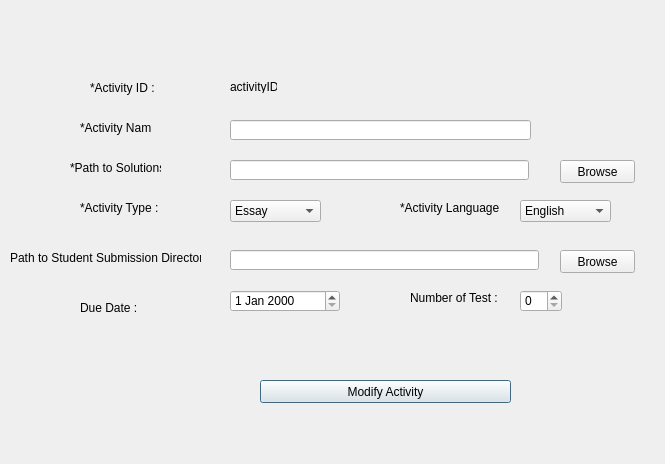
<?xml version="1.0" encoding="UTF-8"?>
<ui version="4.0">
 <class>modifyActivity</class>
 <widget class="QDialog" name="modifyActivity">
  <property name="geometry">
   <rect>
    <x>0</x>
    <y>0</y>
    <width>665</width>
    <height>464</height>
   </rect>
  </property>
  <property name="windowTitle">
   <string>Dialog</string>
  </property>
  <widget class="QLabel" name="label_2">
   <property name="geometry">
    <rect>
     <x>70</x>
     <y>160</y>
     <width>91</width>
     <height>16</height>
    </rect>
   </property>
   <property name="text">
    <string>*Path to Solutions :</string>
   </property>
  </widget>
  <widget class="QComboBox" name="comboBox_activityLang">
   <property name="geometry">
    <rect>
     <x>520</x>
     <y>200</y>
     <width>91</width>
     <height>22</height>
    </rect>
   </property>
   <item>
    <property name="text">
     <string>English</string>
    </property>
   </item>
   <item>
    <property name="text">
     <string>French</string>
    </property>
   </item>
   <item>
    <property name="text">
     <string>German</string>
    </property>
   </item>
   <item>
    <property name="text">
     <string>Chinese</string>
    </property>
   </item>
   <item>
    <property name="text">
     <string>C++</string>
    </property>
   </item>
   <item>
    <property name="text">
     <string>Java</string>
    </property>
   </item>
   <item>
    <property name="text">
     <string>Python</string>
    </property>
   </item>
  </widget>
  <widget class="QPushButton" name="ModifyAcitivty">
   <property name="geometry">
    <rect>
     <x>260</x>
     <y>380</y>
     <width>251</width>
     <height>23</height>
    </rect>
   </property>
   <property name="text">
    <string>Modify Activity</string>
   </property>
  </widget>
  <widget class="QComboBox" name="comboBox_activityType">
   <property name="geometry">
    <rect>
     <x>230</x>
     <y>200</y>
     <width>91</width>
     <height>22</height>
    </rect>
   </property>
   <item>
    <property name="text">
     <string>Essay</string>
    </property>
   </item>
   <item>
    <property name="text">
     <string>Problem Set</string>
    </property>
   </item>
   <item>
    <property name="text">
     <string>Programming Assignment</string>
    </property>
   </item>
   <item>
    <property name="text">
     <string>Multiple Choice</string>
    </property>
   </item>
  </widget>
  <widget class="QLabel" name="label_5">
   <property name="geometry">
    <rect>
     <x>10</x>
     <y>250</y>
     <width>191</width>
     <height>16</height>
    </rect>
   </property>
   <property name="text">
    <string>Path to Student Submission Directory :</string>
   </property>
  </widget>
  <widget class="QLineEdit" name="txtStdDir">
   <property name="geometry">
    <rect>
     <x>230</x>
     <y>250</y>
     <width>309</width>
     <height>20</height>
    </rect>
   </property>
  </widget>
  <widget class="QSpinBox" name="Numtests">
   <property name="geometry">
    <rect>
     <x>520</x>
     <y>290</y>
     <width>42</width>
     <height>22</height>
    </rect>
   </property>
  </widget>
  <widget class="QLabel" name="label_7">
   <property name="geometry">
    <rect>
     <x>80</x>
     <y>300</y>
     <width>61</width>
     <height>16</height>
    </rect>
   </property>
   <property name="text">
    <string>Due Date :</string>
   </property>
  </widget>
  <widget class="QLabel" name="label_4">
   <property name="geometry">
    <rect>
     <x>400</x>
     <y>200</y>
     <width>101</width>
     <height>16</height>
    </rect>
   </property>
   <property name="text">
    <string>*Activity Language :</string>
   </property>
  </widget>
  <widget class="QLineEdit" name="txtActivityName">
   <property name="geometry">
    <rect>
     <x>230</x>
     <y>120</y>
     <width>301</width>
     <height>20</height>
    </rect>
   </property>
  </widget>
  <widget class="QLabel" name="txtActvityId">
   <property name="geometry">
    <rect>
     <x>230</x>
     <y>80</y>
     <width>47</width>
     <height>13</height>
    </rect>
   </property>
   <property name="text">
    <string>activityID</string>
   </property>
  </widget>
  <widget class="QLabel" name="label_14">
   <property name="geometry">
    <rect>
     <x>90</x>
     <y>80</y>
     <width>71</width>
     <height>16</height>
    </rect>
   </property>
   <property name="text">
    <string>*Activity ID :</string>
   </property>
  </widget>
  <widget class="QLabel" name="label_8">
   <property name="geometry">
    <rect>
     <x>410</x>
     <y>290</y>
     <width>101</width>
     <height>16</height>
    </rect>
   </property>
   <property name="text">
    <string>Number of Test :</string>
   </property>
  </widget>
  <widget class="QDateEdit" name="dueDate">
   <property name="geometry">
    <rect>
     <x>230</x>
     <y>290</y>
     <width>110</width>
     <height>22</height>
    </rect>
   </property>
  </widget>
  <widget class="QLabel" name="label_3">
   <property name="geometry">
    <rect>
     <x>80</x>
     <y>200</y>
     <width>81</width>
     <height>16</height>
    </rect>
   </property>
   <property name="text">
    <string>*Activity Type :</string>
   </property>
  </widget>
  <widget class="QLabel" name="label">
   <property name="geometry">
    <rect>
     <x>80</x>
     <y>120</y>
     <width>71</width>
     <height>16</height>
    </rect>
   </property>
   <property name="text">
    <string>*Activity Name :</string>
   </property>
  </widget>
  <widget class="QLineEdit" name="txtSolutionPath">
   <property name="geometry">
    <rect>
     <x>230</x>
     <y>160</y>
     <width>299</width>
     <height>20</height>
    </rect>
   </property>
  </widget>
  <widget class="QPushButton" name="pushButton_BrowseSol">
   <property name="geometry">
    <rect>
     <x>560</x>
     <y>160</y>
     <width>75</width>
     <height>23</height>
    </rect>
   </property>
   <property name="text">
    <string>Browse</string>
   </property>
  </widget>
  <widget class="QPushButton" name="pushButton_BrowseSub">
   <property name="geometry">
    <rect>
     <x>560</x>
     <y>250</y>
     <width>75</width>
     <height>23</height>
    </rect>
   </property>
   <property name="text">
    <string>Browse</string>
   </property>
  </widget>
 </widget>
 <resources/>
 <connections/>
</ui>
